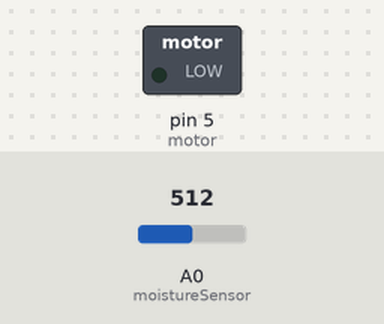
Recording of a sketch running on a simulated Arduino Uno, built with avr-gcc and run on an emulated ATmega328P. On the bench: switched loads named in the sketch (green lamp = pin HIGH). The inputs (shaded band) are chosen by the test bench; at power-on: A0 (moistureSensor) = 512.

Above: at 1.2 s.
1.3 s: A0 (moistureSensor) set to 416
2.8 s: A0 (moistureSensor) set to 383
At 3.5 s:
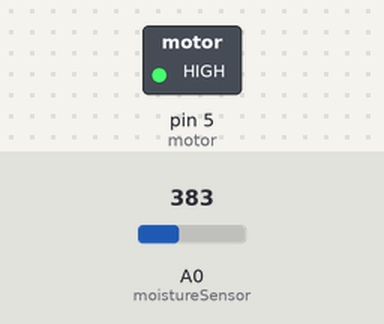
4.3 s: A0 (moistureSensor) set to 410
At 4.8 s:
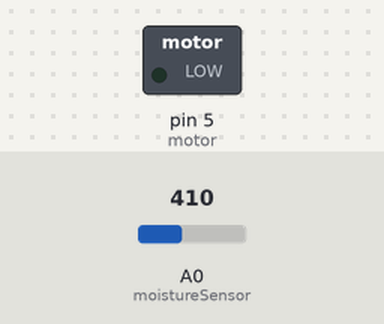
5.9 s: A0 (moistureSensor) set to 390
At 7.2 s:
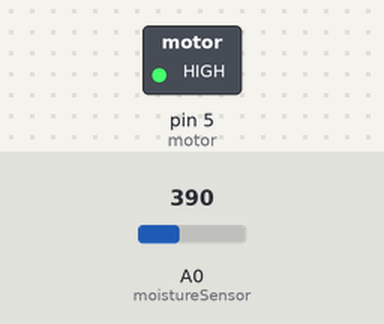
Timing chart, 0 to 8.5 s (numbered marks = the images above; inputs shaded):
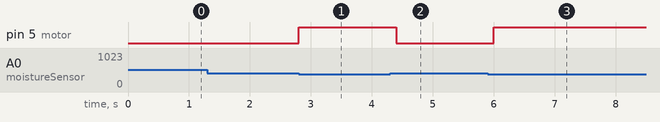

Measured:
- the behaviour switches between 400 and 399 on A0 (moistureSensor) (found by bisection; images 0 and 1)
- after the input at 1.3 s, every drawn part: stays the same
- after the input at 2.8 s, pin 5 (motor): LOW → HIGH at once
- after the input at 4.3 s, pin 5 (motor): HIGH → LOW after 0.10 s
- after the input at 5.9 s, pin 5 (motor): LOW → HIGH after 0.10 s

The sketch:

analog_code.ino
```cpp
// Automatic Irrigation System (Analog Version) !!
int moistureSensor = 0;
int motor = 5;

void setup()
{
  Serial.begin(9600);
  pinMode(motor, OUTPUT); // Set pin 5 as OUTPUT pin, to send signal to motor
}


void loop() {
  int SensorValue = analogRead(moistureSensor); // Reads the Analog value of the moisture sensor

  if (SensorValue >= 400)
  {
    digitalWrite(motor, LOW); // if soil moisture sensor provides value greater than 400, then turn OFF the water pump
  }
  else
  {
    digitalWrite(motor, HIGH); // if soil moisture sensor provides value less than 400, then turn ON the water pump
  }
  delay(400);
}
```
